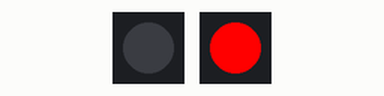
A program run on a simulated Raspberry Pi Pico running MicroPython. Shown: 2 × 1 RGB LEDs in strip order, left to right. Dim RGB values are drawn brighter than linear.

Above: at 0.15 s.
At 9.78 s:
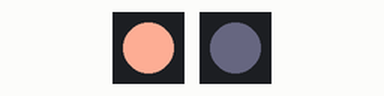
At 19.71 s:
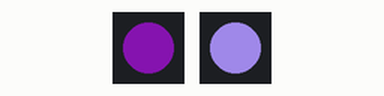
At 39.57 s:
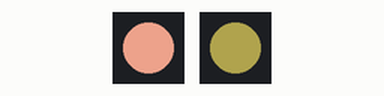
Timing chart, 0 to 40.0 s (numbered marks = the images above):
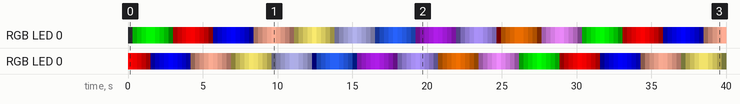

Measured:
- by itself, RGB LED 0: off → RGB(0, 56, 0) at 0.30 s, → RGB(0, 112, 0) 0.30 s later, → RGB(0, 168, 0) 0.30 s later, → RGB(0, 224, 0) 0.30 s later, … (132 changes in this stretch)
- by itself, RGB LED 0: off → RGB(255, 0, 0) at 0.00 s, → RGB(199, 0, 0) 0.30 s later, → RGB(143, 0, 0) 0.30 s later, → RGB(87, 0, 0) 0.30 s later, … (132 changes in this stretch)

The program:

e06_rgb.py
```python
# Imports
import time

from machine import Pin
from neopixel import NeoPixel

# Define the RGB LEDs
GRBled1 = NeoPixel(Pin(28), 1)
GRBled2 = NeoPixel(Pin(27), 1)

# set up some tuples for the colours
white = 240, 140, 255  # White-ish!
red = 0, 255, 0
green = 255, 0, 0
blue = 0, 0, 255
yellow = 255, 175, 150
orange = 238, 223, 105
pink = 150, 150, 200
purple = 40, 100, 255
ice_blue = 150, 25, 200
unicorn = 175, 150, 255
bogey = 215, 100, 0
colours = [
    white,
    red,
    green,
    blue,
    yellow,
    orange,
    pink,
    purple,
    ice_blue,
    unicorn,
    bogey,
]

# tuples for making ascending and descending ranges for 0-255 with no overlaps
ascend = (0, 255, 1)
descend = (255, 0, -1)


def set_leds(led1, led2, colour1, colour2, factor):
    """
    Set led1 to colour 1 with brightness factor
    set led2 to colour 2 with inverse brightness factor
    """
    inverse_factor = 255 - factor
    brightness = tuple(factor / 255 * colour1[i] for i in range(3))
    inverse_brightness = tuple(inverse_factor / 255 * colour2[i] for i in range(3))

    # we did some floating point maths, so we need to convert back to integers
    b1 = tuple(map(int, brightness))
    b2 = tuple(map(int, inverse_brightness))
    # set the LEDs to the calculated brightness
    led1.fill(b1)
    led2.fill(b2)
    led1.write()
    led2.write()


# some initial value for state variables
num1 = 0
num2 = 2
direction = ascend

# main loop, ascends and descends the brightness of the two LEDs
# flipping over to the next colour when the brightness is at minimum
while True:
    for factor in range(*direction):
        set_leds(GRBled1, GRBled2, colours[num1], colours[num2], factor)
        time.sleep(0.005)

        # roll over the colour when the brightness is at minimum
        if factor == 0:
            num1 = (num1 + 1) % len(colours)
        elif factor == 255:
            num2 = (num2 + 1) % len(colours)

    # use the direction tuples to flip the direction
    direction = descend if direction == ascend else ascend
```
